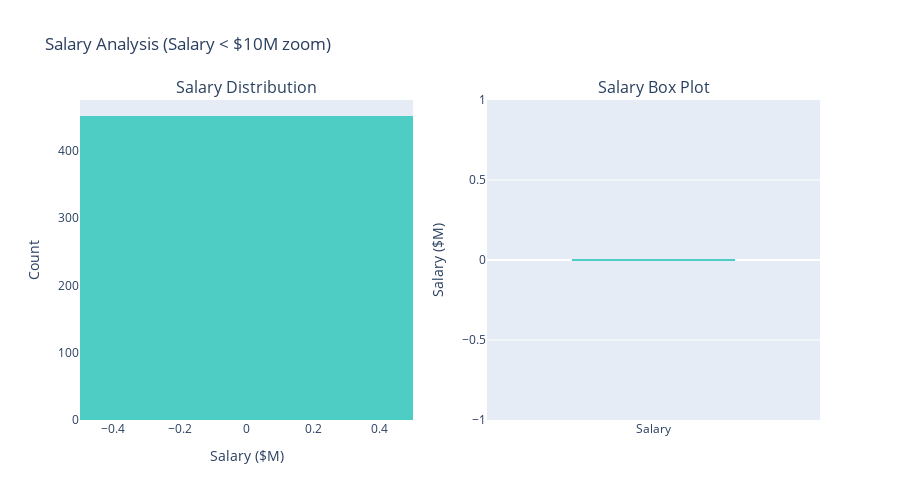

The cell this chart's notebook holds for it:
### Code cell
# =============================================================================
# SALARY ANALYSIS
# =============================================================================

print("="*60)
print("SALARY ANALYSIS")
print("="*60)

if 'salary' in df.columns:
    salary_stats = df['salary'].describe()

    print(f"\n💰 Salary Statistics (Millions $):")
    print(f"   • Mean: ${salary_stats['mean']:.2f}M")
    print(f"   • Median: ${salary_stats['50%']:.2f}M")
    print(f"   • Std Dev: ${salary_stats['std']:.2f}M")
    print(f"   • Range: ${salary_stats['min']:.2f}M to ${salary_stats['max']:.2f}M")
    print(f"   • Players with $0 salary: {(df['salary'] == 0).sum():,} ({(df['salary'] == 0).mean()*100:.1f}%)")

    # Create visualizations
    fig = make_subplots(
        rows=1, cols=2,
        subplot_titles=['Salary Distribution', 'Salary Box Plot'],
        specs=[[{'type': 'histogram'}, {'type': 'box'}]]
    )

    # Histogram (zoom to reasonable range)
    salary_zoom = df[df['salary'] < 10]['salary']

    fig.add_trace(
        go.Histogram(
            x=salary_zoom,
            nbinsx=50,
            marker_color='#4ecdc4',
            name='Distribution'
        ),
        row=1, col=1
    )

    # Box plot
    fig.add_trace(
        go.Box(
            y=df['salary'],
            name='Salary',
            marker_color='#4ecdc4',
            boxmean='sd'
        ),
        row=1, col=2
    )

    fig.update_layout(
        title_text='Salary Analysis (Salary < $10M zoom)',
        height=500,
        showlegend=False
    )
    fig.update_xaxes(title_text='Salary ($M)', row=1, col=1)
    fig.update_yaxes(title_text='Count', row=1, col=1)
    fig.update_yaxes(title_text='Salary ($M)', row=1, col=2)

    fig.show()

    # Players with zero salary (rookies/prospects)
    if 'Name' in df.columns:
        print("\n🌟 Top Rookies/Prospects (Salary = $0):")
        zero_salary = df[df['salary'] == 0].nlargest(10, 'WAR')
        display(zero_salary[['Name', 'yearID', 'teamID', 'WAR', 'wOBA'] if all(col in df.columns for col in ['Name', 'yearID', 'teamID', 'wOBA']) else ['WAR']])

else:
    print("❌ Salary column not found in dataset")

### Figure 1 — Plotly figure (JSON) as saved in the notebook; plotly's stock layout.template omitted (floating-point values rounded to 4 significant figures; data arrays with more than 128 entries replaced by an {"elided": "..."} marker saying what was removed)
{"data": [{"marker": {"color": "#4ecdc4"}, "name": "Distribution", "nbinsx": 50, "x": {"elided": "452 float values"}, "type": "histogram", "xaxis": "x", "yaxis": "y"}, {"boxmean": "sd", "marker": {"color": "#4ecdc4"}, "name": "Salary", "y": {"elided": "452 float values"}, "type": "box", "xaxis": "x2", "yaxis": "y2"}], "layout": {"xaxis": {"anchor": "y", "domain": [0.0, 0.45], "title": {"text": "Salary ($M)"}}, "yaxis": {"anchor": "x", "domain": [0.0, 1.0], "title": {"text": "Count"}}, "xaxis2": {"anchor": "y2", "domain": [0.55, 1.0]}, "yaxis2": {"anchor": "x2", "domain": [0.0, 1.0], "title": {"text": "Salary ($M)"}}, "annotations": [{"font": {"size": 16}, "showarrow": false, "text": "Salary Distribution", "x": 0.225, "xanchor": "center", "xref": "paper", "y": 1.0, "yanchor": "bottom", "yref": "paper"}, {"font": {"size": 16}, "showarrow": false, "text": "Salary Box Plot", "x": 0.775, "xanchor": "center", "xref": "paper", "y": 1.0, "yanchor": "bottom", "yref": "paper"}], "title": {"text": "Salary Analysis (Salary < $10M zoom)"}, "height": 500, "showlegend": false}}
